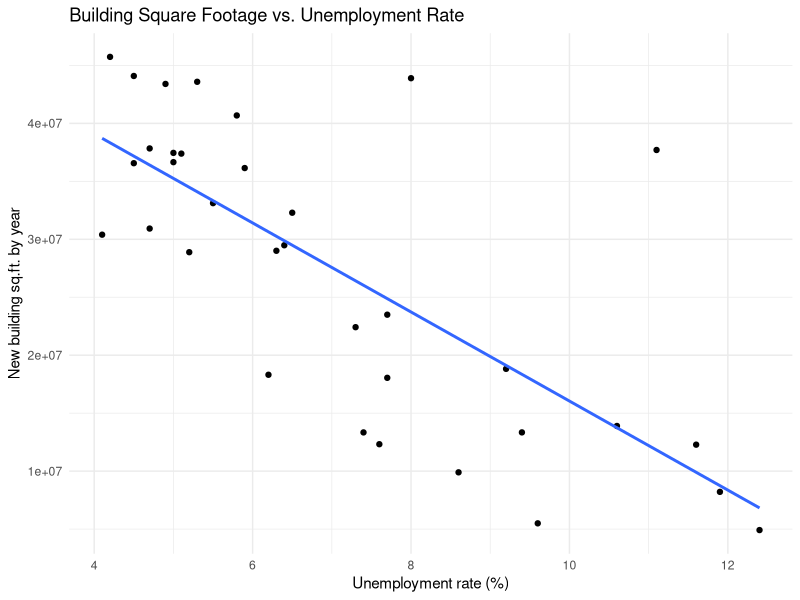
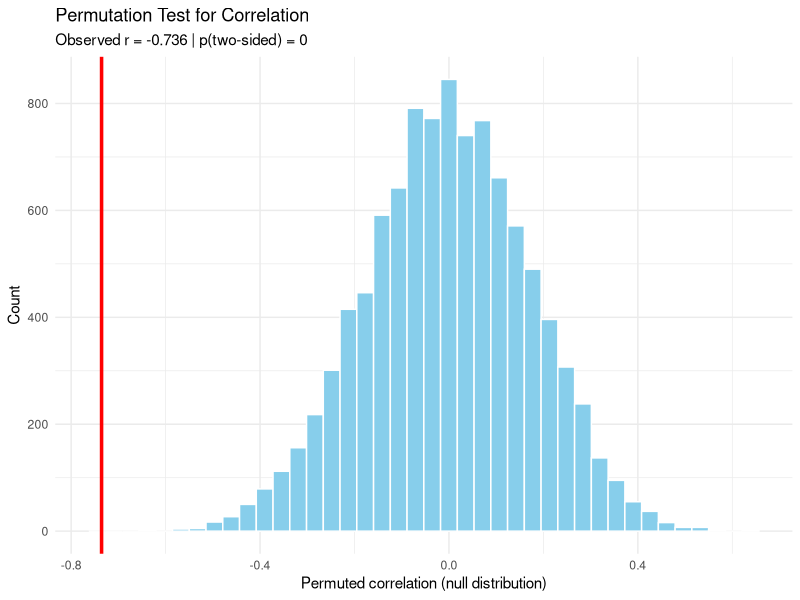

Reproduce these figures in R, in order.
## ---- chunk 1
# ---- Packages ----
library(tidyverse)
library(scales)
## ---- chunk 2
#| code-fold: true

new_sqft_by_unemployment <- tribble(
  ~Year, ~Building_sqft, ~Unemployment_rate,
  1990, 33117000, 5.5,
  1991, 18049000, 7.7,
  1992, 13342000, 9.4,
  1993, 5496000, 9.6,
  1994, 9896000, 8.6,
  1995, 12322000, 7.6,
  1996, 13340000, 7.4,
  1997, 18313000, 6.2,
  1998, 40683000, 5.8,
  1999, 37391000, 5.1,
  2000, 43402000, 4.9,
  2001, 43587000, 5.3,
  2002, 29485000, 6.4,
  2003, 32292000, 6.5,
  2004, 36145000, 5.9,
  2005, 37454000, 5.0,
  2006, 36564000, 4.5,
  2007, 36654000, 5.0,
  2008, 22418000, 7.3,
  2009, 12283000, 11.6,
  2010, 4915000, 12.4,
  2011, 8212000, 11.9,
  2012, 13895000, 10.6,
  2013, 18823000, 9.2,
  2014, 23496000, 7.7,
  2015, 29009000, 6.3,
  2016, 28887000, 5.2,
  2017, 37838000, 4.7,
  2018, 45736000, 4.2,
  2019, 30398000, 4.1,
  2020, 37704000, 11.1,
  2021, 43896000, 8.0,
  2022, 44088000, 4.5,
  2023, 30926000, 4.7
)
## ---- chunk 3
new_sqft_by_unemployment |>
  ggplot(aes(x = Unemployment_rate, y = Building_sqft)) +
  geom_point() +
  geom_smooth(method = "lm", se = FALSE) +
  labs(title = "Building Square Footage vs. Unemployment Rate",
       x = "Unemployment rate (%)",
       y = "New building sq.ft. by year") +
  scale_x_continuous(labels = comma_format(accuracy = 1)) +
  theme_minimal()
## ---- chunk 4
# Function to compute one permuted correlation
# perm_cor for permutation correlation
perm_cor <- function(df) {
cor(df$Building_sqft, sample(df$Unemployment_rate))
}

# Run simulations using map_dbl()

set.seed(47)
n_sims <- 10000
r_perm <- map_dbl(1:n_sims, ~ perm_cor(new_sqft_by_unemployment))

# Observed correlation in original data
r_obs <- cor(new_sqft_by_unemployment$Building_sqft,
new_sqft_by_unemployment$Unemployment_rate)

# Two-sided p-value
p_val <- mean(abs(r_perm) >= abs(r_obs))

tibble(observed_r = r_obs, p_value_two_sided = p_val)

## ---- chunk 5
tibble(r = r_perm) |>
ggplot(aes(x = r)) +
geom_histogram(bins = 40, fill = "skyblue", color = "white") +
geom_vline(xintercept = r_obs, color = "red", linewidth = 1.2) +
labs(
title = "Permutation Test for Correlation",
subtitle = paste0("Observed r = ", round(r_obs, 3),
" | p(two-sided) = ", signif(p_val, 3)),
x = "Permuted correlation (null distribution)",
y = "Count"
) +
theme_minimal()
